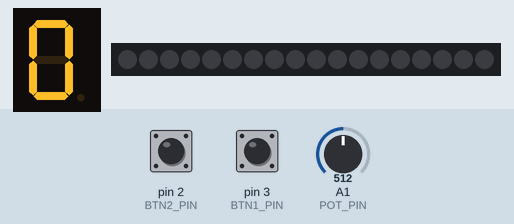
A sketch run on a simulated Arduino Uno, built with avr-gcc and run on an emulated ATmega328P. Parts: 1-digit seven-segment display, 18 RGB LEDs in strip order, left to right. Wiring (inferred from the names in the program): 1-digit 7-segment display, segments lit when HIGH: segments pin 5, pin 6, pin 7, pin 8, pin 9, pin 10, pin 11. The test bench sets the inputs (shaded band); at power-on: A1 (POT_PIN) = 512, pin 2 (BTN2_PIN) HIGH, pin 3 (BTN1_PIN) HIGH. Dim RGB values are drawn brighter than linear; the segment pins are drawn as the display they are named for.

Above: at 1.2 s.
1.3 s: A1 (POT_PIN) set to 0
3.3 s: A1 (POT_PIN) set to 4
4.9 s: A1 (POT_PIN) set to 7
At 7.5 s:
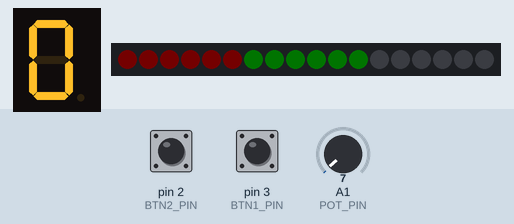
7.8 s: pin 2 (BTN2_PIN) pulled LOW for 0.45 s
At 8.7 s:
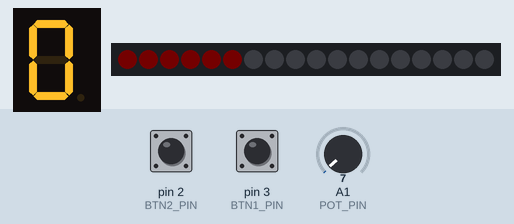
11.2 s: pin 3 (BTN1_PIN) pulled LOW for 1 s
At 12.5 s:
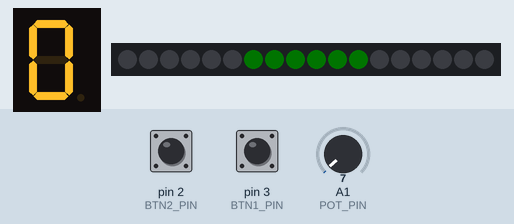
15.2 s: pin 2 (BTN2_PIN) pulled LOW for 3.2 s
At 19.9 s:
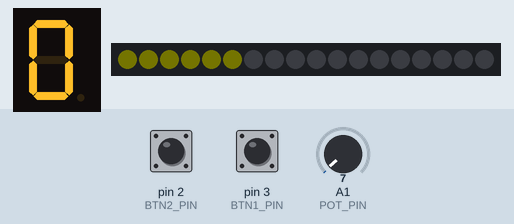
Timing chart, 0 to 21.4 s (numbered marks = the images above; inputs shaded):
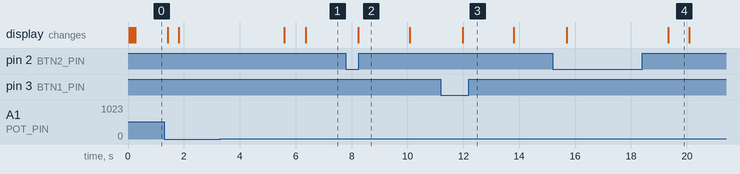

Measured:
- after the input at 3.3 s, every drawn part: stays the same
- what the display in image 4 shows lasts 0.8 s, from 19.3 s to 20.1 s

The sketch:

change-color-by-btn.ino
```cpp
#include <FastLED.h>
#include <OneButton.h>

#define NUM_LEDS 18
#define NUM_LEDS_HEX 6
#define BTN1_PIN 3
#define BTN2_PIN 2
#define POT_PIN A1
#define DATA_PIN 13

#define a 5
#define b 6
#define c 7
#define d 8
#define e 9
#define f 10
#define g 11

CRGB leds[NUM_LEDS];

OneButton btn1 = OneButton(BTN1_PIN, false, true);
OneButton btn2 = OneButton(BTN2_PIN, false, true);
OneButton BTN_LIST[2] = {btn1, btn2};
int BTN_PIN_LIST[2] = {3, 2};
int segmentsDigit[7] = {a, b, c, d, e, f, g};
boolean digitList[10][7] = {
    {1, 1, 1, 1, 1, 1, 0}, // 0
    {0, 1, 1, 0, 0, 0, 0}, // 1
    {1, 1, 0, 1, 1, 0, 1}, // 2
    {1, 1, 1, 1, 0, 0, 1}, // 3
    {0, 1, 1, 0, 0, 1, 1}, // 4
    {1, 0, 1, 1, 0, 1, 1}, // 5
    {1, 0, 1, 1, 1, 1, 1}, // 6
    {1, 1, 1, 0, 0, 0, 0}, // 7
    {1, 1, 1, 1, 1, 1, 1}, // 8
    {1, 1, 1, 0, 0, 1, 1}, // 9
};

int mode = 0;
int lightEffect = 0;

void setup()
{
  Serial.begin(57600);
  pinMode(BTN1_PIN, INPUT);
  pinMode(BTN2_PIN, INPUT);
  FastLED.addLeds<WS2812B, DATA_PIN, GRB>(leds, NUM_LEDS);
  FastLED.setBrightness(50);

  btn1.setClickMs(200);
  btn1.setPressMs(400);
  btn2.setPressMs(400);
  btn1.attachClick([]()
                   { changeLightEffect(&btn1); });
  btn1.attachDuringLongPress(lightHex, &btn1);
  btn1.attachLongPressStop(turnOffHex, &btn1);

  btn2.attachClick(changeLightEffect, &btn2);
  btn2.attachDuringLongPress(lightHex, &btn2);
  btn2.attachLongPressStop(turnOffHex, &btn2);

  for (int i = 0; i < 7; i++)
  {
    pinMode(segmentsDigit[i], OUTPUT);
  }
}

void loop()
{
  btn1.tick();
  btn2.tick();

  uint16_t potRead = analogRead(POT_PIN);
  uint8_t brightness = map(potRead, 0, 1023, 0, 200);
  FastLED.setBrightness(brightness);
  showDigit(lightEffect);
}

void showDigit(int digit)
{
  for (int i = 0; i < 7; i++)
  {
    boolean state = digitalRead(segmentsDigit[i]);
    boolean newState = digitList[digit][i];
    if (state != newState)
    {
      digitalWrite(segmentsDigit[i], newState);
    }
    delay(50);
  }
}

void cleanDigit()
{
  for (int i = 0; i < 7; i++)
  {
    digitalWrite(segmentsDigit[i], LOW);
  }
}

void lightHex(void *button)
{
  uint8_t sinBeat = beatsin8(30, 0, NUM_LEDS - 1, 0, 0);

  int btnPin = ((OneButton *)button)->pin();
  int hex = hexId(btnPin);
  int pixelStart = hex * 6;
  static uint8_t hue = 0;
  EVERY_N_MILLISECONDS(15)
  {
    hue++;
  }
  switch (lightEffect)
  {
  case 0:
    rotateHue(pixelStart);
    break;
  case 1:
    spinWheel(pixelStart);
    break;
  case 2:
    backAndFor(pixelStart);
    break;
  default:
    break;
  }
}

void turnOffHex(void *button)
{
  int btnPin = ((OneButton *)button)->pin();
  int hex = hexId(btnPin);
  int pixelStart = hex * 6;
  for (int i = pixelStart; i < pixelStart + NUM_LEDS_HEX; i++)
  {
    leds[i] = CRGB::Black;
    FastLED.show();
  }
}

int hexId(int btnPinHex)
{
  int hexId;
  for (int i = 0; i < sizeof(BTN_PIN_LIST); i++)
  {
    if (BTN_PIN_LIST[i] == btnPinHex)
    {
      hexId = i;
    }
  }
  return hexId;
}

void rotateHue(int pixelStart)
{
  static uint8_t hue = 0;
  EVERY_N_MILLISECONDS(15)
  {
    hue++;
  }
  for (int i = pixelStart; i < pixelStart + NUM_LEDS_HEX; i++)
  {
    leds[i] = CHSV(hue + (pixelStart * 10), 255, 255);
    FastLED.show();
  }
}

void backAndFor(int pixelStart)
{
  static uint8_t hue = 0;
  EVERY_N_MILLISECONDS(10)
  {
    hue++;
  }
  uint8_t sinBeat = beatsin8(60, pixelStart, pixelStart + 5, 0, pixelStart * 10);
  leds[sinBeat] = CHSV(hue, 255, 255);
  FastLED.show();
  fadeToBlackBy(leds, NUM_LEDS, 10);
}

void spinWheel(int pixelStart)
{
  static uint8_t hue = 0;
  EVERY_N_MILLISECONDS(2)
  {
    hue++;
  }
  for (int i = pixelStart; i < pixelStart + NUM_LEDS_HEX; i++)
  {
    leds[i] = CHSV(hue + (pixelStart * 10), 255, 255);
    FastLED.show();
    for (int j = i; j < pixelStart + NUM_LEDS_HEX; j++)
    {
      leds[j] = CRGB::Black;
      delay(6);
    }
    delay(6);
  }
}

static void changeLightEffect(void *button)
{
  Serial.println("effect changed!");
  int btnPin = ((OneButton *)button)->pin();
  // cleanDigit();
  if (btnPin == BTN1_PIN)
  {
    lightEffect = ++lightEffect % 3;
  }
  if (btnPin == BTN2_PIN)
  {
    if (lightEffect == 0)
    {
      lightEffect = 2;
    }
    else
    {
      lightEffect--;
    };
  }
  // showDigit(lightEffect);
  Serial.println(lightEffect);
}
```
